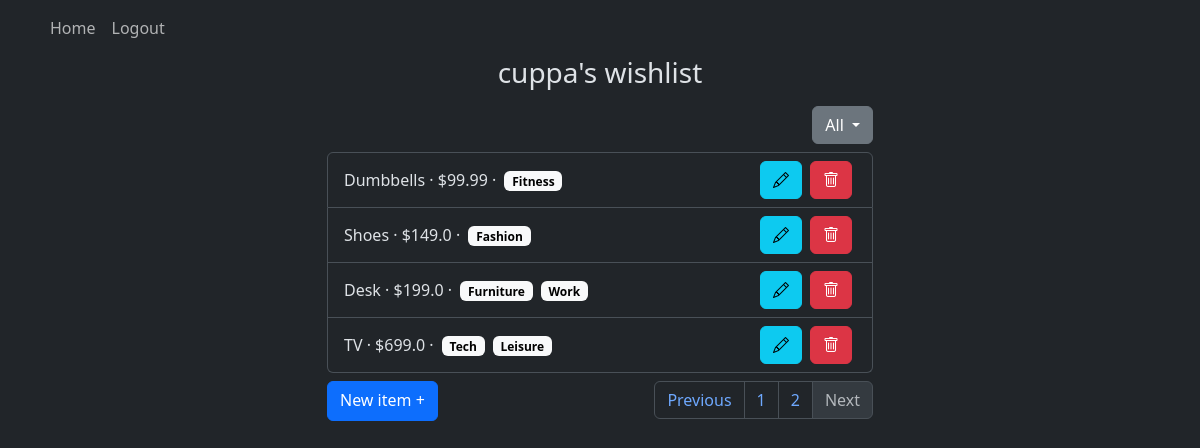
Page /?page=2 (signed in) on the committed database.
### website/models.py (models this page shows)
class User(db.Model, UserMixin):
    id = db.Column(db.Integer, primary_key=True)
    username = db.Column(db.String(40), unique=True)
    password = db.Column(db.String(40))
    items = db.relationship('Item')

class Item(db.Model):
    id = db.Column(db.Integer, primary_key=True)
    name = db.Column(db.String(150))
    price = db.Column(db.Float)
    url = db.Column(db.String(500))
    date = db.Column(db.DateTime(timezone=True), default=func.now())
    user_id = db.Column(db.Integer, db.ForeignKey('user.id'))
    categories = db.relationship("Category", secondary=item_category, backref="items")

class Category(db.Model):
    id = db.Column(db.Integer, primary_key=True)
    name = db.Column(db.String(40), unique=True)

### website/views.py (the view)
@views.route('/', methods=["GET", "POST"])
@login_required
def home():
    items = current_user.items
    filters = [category.name for category in Category.query.all()]
    filter = request.args.get("filter")
    if filter:
        items = [item for item in items if str(filter) in [category.name for category in item.categories]]
    page = request.args.get("page", 1, type=int)
    page_size = 8
    start = (page - 1) * page_size
    end = start + page_size
    pages = (len(items) + page_size - 1) // page_size
    page_items = items[start:end]
    return render_template(
        "home.html",
        user=current_user,
        items=page_items,
        page=page,
        pages=pages,
        filter=filter,
        filters=filters
    )

### website/__init__.py (called while the page is built)
def create_app():
    app = Flask(__name__)
    app.config['SECRET_KEY'] = 'secret'
    app.config['SQLALCHEMY_DATABASE_URI'] = f"sqlite:///{DB_NAME}"
    db.init_app(app)
    from .views import views
    from .auth import auth
    app.register_blueprint(views, url_prefix='/')
    app.register_blueprint(auth, url_prefix='/')
    from .models import User, Item
    create_database(app)
    login_manager = LoginManager()
    login_manager.login_view = "auth.login"
    login_manager.init_app(app)
    @login_manager.user_loader
    def load_user(id):
        return User.query.get(int(id))
    return app

### website/templates/home.html (shortened to what this page needs)
{% extends "base.html" %}
{% block content %}
<h3 align="center" class="mb-3">{{ user.username }}'s wishlist</h3>
<div class="col-6 offset-md-3">
    <div class="dropdown mb-2" align="right">
        <button class="btn btn-secondary dropdown-toggle" type="button" data-bs-toggle="dropdown" aria-expanded="false">
            {% if filter == None %}All{% else %}{{ filter }}{% endif %}
        </button>
    </div>
    <ul class="list-group mb-2" id="items">
        {% if items %}
            {% for item in items %}
            <li class="list-group-item justify-content-between d-flex" style="align-items:center;">
                <div class="d-inline-block" style="align-items:center;">
                    {{ item.name }} &middot;
                    ${{ item.price}} &middot;
                    <div class="d-inline-flex flex-wrap">
                    {% for category in item.categories %}
                    <span class="badge text-bg-light mx-1" style="height:20px;overflow:none;">{{ category.name }}</span>
                    {% endfor %}
                    </div>
                </div>
                <div class="d-flex">
                    <button type="button" class="btn btn-info bi-pencil mx-1" onclick="window.location.href='{{ url_for('views.edit_item', id=item.id) }}';"></button>
                    <button type="button" class="btn btn-danger bi-trash mx-1" onclick="deleteItem({{ item.id }})"></button>
                </div>
            </li>
            {% endfor %}
        {% else %}
        <li class="list-group-item justify-content-between d-flex" style="align-items:center;">
            <div class="d-flex" style="align-items:center;">
                No items to show.
            </div>
        </li>
        {% endif %}
    </ul>
    <div class="d-flex justify-content-between">
        <a type="submit" href="{{ url_for('views.add_item') }}" class="btn btn-primary" style="height:40px;">New item +</a>
        <nav aria-label="Page navigation example">
            <ul class="pagination justify-content-center">
                <li class={% if page > 1 %}"page-item"{% else %}"page-item disabled"{% endif %}>
                    <a class="page-link" href="{{ url_for("views.home", page=page-1) }}">Previous</a>
                </li>
                {% if page > 1%}
                <li class="page-item"><a class="page-link" href="{{ url_for("views.home", page=page-1) }}">{{ page - 1 }}</a></li>
                {% endif %}
                <li class="page-item"><a class="page-link" href="#">{{ page }}</a></li>
                <li class={% if page < pages %}"page-item"{% else %}"page-item disabled"{% endif %}>
                    <a class="page-link" href="{{ url_for("views.home", page=page+1) }}">Next</a>
                </li>
            </ul>
        </nav>
    </div>
</div>
{% endblock %}

### rows in the picture
User: username "cuppa"
Item: name "Dumbbells", price "99.99"
Category: name "Fitness"
Item: name "Shoes", price "149.0"
Category: name "Fashion"
Item: name "Desk", price "199.0"
Category: name "Furniture"
Category: name "Work"
Item: name "TV", price "699.0"
Category: name "Tech"
Category: name "Leisure"

### other values in the picture
{{ page - 1 }} "1"
{{ page }} "2"
